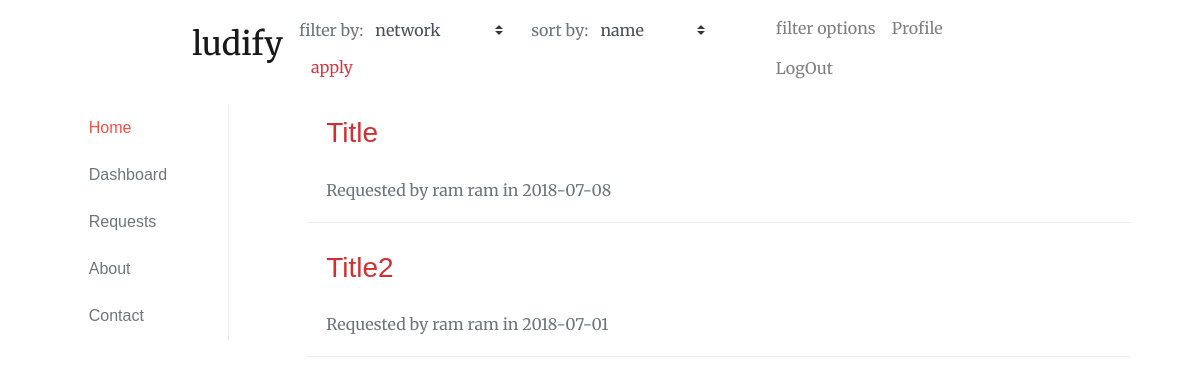
/request.php (signed in), run on an earlier commit of the app's database.
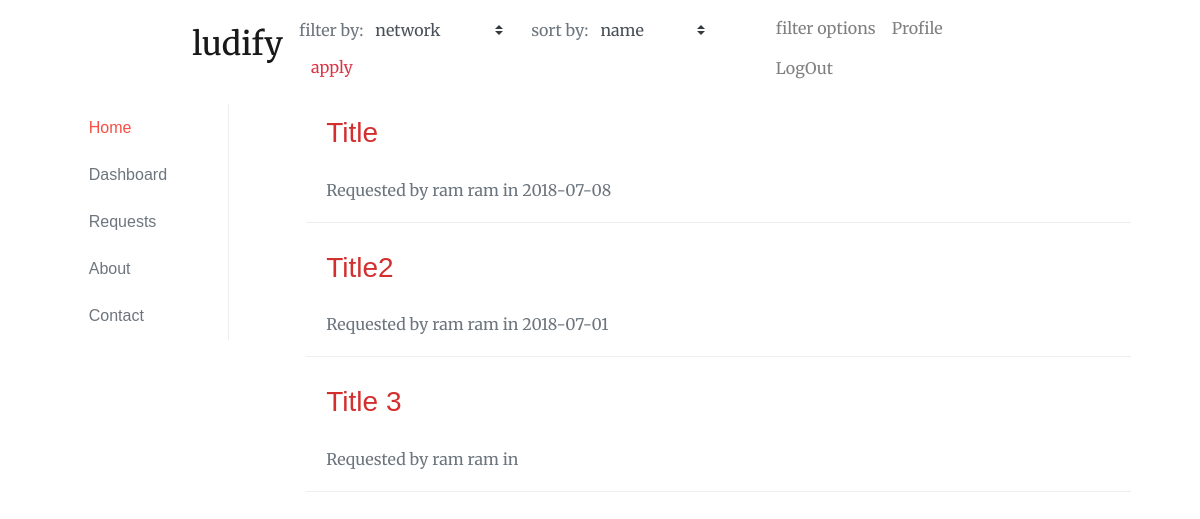
And on a later commit of the database.
### tables this page shows
CREATE TABLE `requests` (
  `request_id` int(11) NOT NULL,
  `user_id` int(11) DEFAULT NULL,
  `request_body` text,
  `date_of_request` date DEFAULT NULL,
  `request_title` text
);

CREATE TABLE `users` (
  `user_id` int(11) NOT NULL,
  `first_name` varchar(50) NOT NULL,
  `last_name` varchar(50) NOT NULL,
  `email` varchar(100) NOT NULL,
  `password` varchar(100) NOT NULL,
  `hash` varchar(32) NOT NULL,
  `active` tinyint(1) NOT NULL,
  `loggedin` int(11) NOT NULL,
  `avatar` varchar(600) NOT NULL,
  `username` varchar(500) NOT NULL,
  `dob` date NOT NULL,
  `gender` varchar(200) NOT NULL,
  `contact` bigint(10) NOT NULL,
  `role_id` int(11) DEFAULT NULL
);

### database/get_username.php (called while the page is built)
<?php
function GetUsername($conn, $user_id){
	$query = "SELECT * FROM users WHERE user_id = $user_id";
	$result = mysqli_query($conn, $query);
	$row = mysqli_fetch_assoc($result);
	$name =  $row['first_name']." ".$row['last_name'];
	return $name;
}
?>

### request.php (the view, shortened to what this page needs)
<?php include 'partial_lower.php'; ?>
<?php include 'partial_upper.php'; ?>
<?php include 'database/get_username.php';
?>
<?php include'partial_sidebar.php'; ?>
		<div class="col-md-9 container main-content">
		<?php
		if(isset($_SESSION['user_id'])){
			$user_id = $_SESSION['user_id'];
		?>
		<?php
		}
			$result = mysqli_query($conn,"select * from requests order by date_of_request desc");
			while($row = mysqli_fetch_assoc($result)){
		?>
				<div class="card main-list">
					<div class="card-header">
						<h3><a href="view_request.php?request_id=<?=$row['request_id'] ?>"> <?=$row['request_title'] ?> </a></h3>
					</div>
					<div class="card-body card-meta text-muted">
						Requested by <?=GETUSERNAME($conn,$user_id)?> in <?=$row['date_of_request']?>
					</div>
				</div>
		<?php
			}
		?>
		</div>
	</div>
</div>
<?php include 'partial_lower.php'; ?>

### partial_lower.php (shortened to what this page needs)
</div>
</body>
</html>

### partial_upper.php (shortened to what this page needs)
<!DOCTYPE html>
<html>
<?php include 'partial_head.php' ?>
<body>
<div class="container col-sm-12 col-md-12">
<?php include'partial_nav.php'; ?>

### partial_head.php (shortened to what this page needs)
<head>
	<link rel="stylesheet" href="https://maxcdn.bootstrapcdn.com/font-awesome/latest/css/font-awesome.min.css" />
	<link rel="stylesheet" type="text/css" href="assets/css/bootstrap.min.css">
	<link rel="stylesheet" type="text/css" href="assets/css/custom.css">
</head>

### partial_nav.php (shortened to what this page needs)
<div class="container col-md-9">
	<nav class="navbar navbar-light navbar-expand-lg">
	  	<a class="navbar-brand" href="."><h2>ludify</h2></a>
		<div class="collapse navbar-collapse" id="navbarSupportedContent">
			<form id="filter-options" class="form-inline my-2 my-lg-0 ml-auto">
				<div class="form-group">
					<label for="filter" class="control-label">filter by:</label>
					<select class="form-control custom-select" name="filter">
						<option>network</option>
					</select>
				</div>
				<div class="form-group mx-3">
					<label for="order" class="control-label">sort by:</label>
					<select class="form-control custom-select" name="order">
						<option>name</option>
					</select>
				</div>
				<div class="form-group">
					<button type="submit" class="btn btn-outline-danger">apply</button>
				</div>
			</form>
			<ul class="nav navbar-nav ml-auto">
				<li class="nav-item">
					<a id="filter-toggle" class="nav-link" href="#"> filter options </a>
				</li>
				<?php
					if(!isset($_SESSION['user_id'])){
				?>
				<li class="nav-item">
					<a class="nav-link" href="login.php"> sign in </a>
				</li>
				<?php
					}
					else{
				?>
					<a class="nav-link" href="profile.php"> Profile</a>
					<a class="nav-link" href="database/logout.php"> LogOut</a>
				<?php }
				?>
			</ul>
		</div>
	</nav>
</div>

### partial_sidebar.php
<div class="container">
	<div class="row">
		<div class="col-md-2 container">
			<div class="card sidebar sidebar-left">
				<ul class="list-group-flush" style="padding:0; margin-bottom: 0;">
					<a href="index.php" class="list-group-item text-muted" style="color:#F44336;opacity: 0.93;" id="home">Home</a>
					<a href="#" class="list-group-item text-muted" id="dashboard" >Dashboard</a>
					<a href="request.php" class="list-group-item text-muted" id="request">Requests</a>
					<a href="#" class="list-group-item text-muted" id="about">About</a>
					<a href="#" class="list-group-item text-muted" id="contact">Contact</a>
				</ul>
			</div>
		</div>

### assets/css/custom.css (style rules this page uses)
* { font-family: 'Merriweather', 'Times New Roman', serif; }
label,select,option { color: #6c757d; }
.form-control { border-radius: 0; border:none; }
.btn { border-radius: 0; border:none; }
.navbar { margin-bottom: 8px; }
.card { border-radius: 0; margin-bottom: 16px; }
.main-list { border:none; border-bottom: 1px solid #eee; }
.sidebar-left { border: none; border-right:1px solid #eee; }
.sidebar .list-group-item { font-family: 'Merriweather Sans', sans-serif; border: none; }
.card-header { background-color: transparent; border: none; font-family: 'Merriweather Sans', sans-serif; padding-bottom: 0; }
.card-header a { color:#D32F2F; font-family: 'Merriweather Sans', sans-serif; }

What changed in the data, as far as the page shows it:
added requests: request_title "Title 3", users.first_name+last_name "ram ram"
